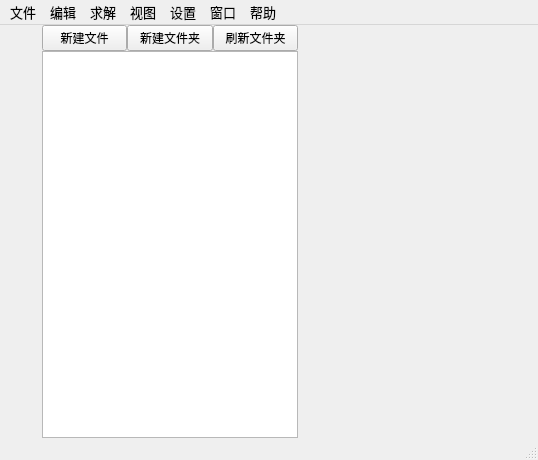
<?xml version="1.0" encoding="UTF-8"?>
<ui version="4.0">
 <class>MainWindow</class>
 <widget class="QMainWindow" name="MainWindow">
  <property name="geometry">
   <rect>
    <x>0</x>
    <y>0</y>
    <width>538</width>
    <height>460</height>
   </rect>
  </property>
  <property name="windowTitle">
   <string>MainWindow</string>
  </property>
  <property name="windowIcon">
   <iconset resource="Resources.qrc">
    <normaloff>:/window_icon/icons/Final.ico</normaloff>:/window_icon/icons/Final.ico</iconset>
  </property>
  <property name="documentMode">
   <bool>false</bool>
  </property>
  <widget class="QWidget" name="centralwidget">
   <property name="styleSheet">
    <string notr="true">QPushButton#edit_tab{
background-color: transparent;
border: 0px;
margin:5

}

QPushButton#folder_tab{
background-color: transparent;
border: 0px;
margin:5

}
 QPushButton#solve_tab{
background-color: transparent;
border: 0px;
margin:5

}
QPushButton#notes_tab{
background-color: transparent;
border: 0px;
margin:5

}
QPushButton#report_tab {
background-color: transparent;
border: 0px;
margin:5

}

/*
QPushButton#edit_tab:hover{
background-color: rgba(173, 173, 173, 50);
border: 0px;
margin:5

}
QPushButton#folder_tab:hover{
background-color: rgba(173, 173, 173, 50);
border: 0px;
margin:5
}
 QPushButton#solve_tab:hover{
background-color: rgba(173, 173, 173, 50);
border: 0px;
margin:5
}
QPushButton#notes_tab:hover{
background-color: rgba(173, 173, 173, 50);
border: 0px;
margin:5
}
QPushButton#report_tab:hover {
background-color: rgba(173, 173, 173, 50);
border: 0px;
margin:5
}
*/</string>
   </property>
   <layout class="QHBoxLayout" name="horizontalLayout" stretch="1,0,10000">
    <property name="spacing">
     <number>0</number>
    </property>
    <property name="leftMargin">
     <number>0</number>
    </property>
    <property name="topMargin">
     <number>0</number>
    </property>
    <property name="rightMargin">
     <number>0</number>
    </property>
    <property name="bottomMargin">
     <number>0</number>
    </property>
    <item>
     <layout class="QVBoxLayout" name="left_side_layout" stretch="0,0,0,0,0,0">
      <property name="spacing">
       <number>0</number>
      </property>
      <property name="sizeConstraint">
       <enum>QLayout::SetMinimumSize</enum>
      </property>
      <item>
       <widget class="QPushButton" name="folder_tab">
        <property name="sizePolicy">
         <sizepolicy hsizetype="Maximum" vsizetype="Maximum">
          <horstretch>0</horstretch>
          <verstretch>0</verstretch>
         </sizepolicy>
        </property>
        <property name="palette">
         <palette>
          <active>
           <colorrole role="Button">
            <brush brushstyle="SolidPattern">
             <color alpha="0">
              <red>0</red>
              <green>0</green>
              <blue>0</blue>
             </color>
            </brush>
           </colorrole>
           <colorrole role="Base">
            <brush brushstyle="SolidPattern">
             <color alpha="0">
              <red>0</red>
              <green>0</green>
              <blue>0</blue>
             </color>
            </brush>
           </colorrole>
           <colorrole role="Window">
            <brush brushstyle="SolidPattern">
             <color alpha="0">
              <red>0</red>
              <green>0</green>
              <blue>0</blue>
             </color>
            </brush>
           </colorrole>
          </active>
          <inactive>
           <colorrole role="Button">
            <brush brushstyle="SolidPattern">
             <color alpha="0">
              <red>0</red>
              <green>0</green>
              <blue>0</blue>
             </color>
            </brush>
           </colorrole>
           <colorrole role="Base">
            <brush brushstyle="SolidPattern">
             <color alpha="0">
              <red>0</red>
              <green>0</green>
              <blue>0</blue>
             </color>
            </brush>
           </colorrole>
           <colorrole role="Window">
            <brush brushstyle="SolidPattern">
             <color alpha="0">
              <red>0</red>
              <green>0</green>
              <blue>0</blue>
             </color>
            </brush>
           </colorrole>
          </inactive>
          <disabled>
           <colorrole role="Button">
            <brush brushstyle="SolidPattern">
             <color alpha="0">
              <red>0</red>
              <green>0</green>
              <blue>0</blue>
             </color>
            </brush>
           </colorrole>
           <colorrole role="Base">
            <brush brushstyle="SolidPattern">
             <color alpha="0">
              <red>0</red>
              <green>0</green>
              <blue>0</blue>
             </color>
            </brush>
           </colorrole>
           <colorrole role="Window">
            <brush brushstyle="SolidPattern">
             <color alpha="0">
              <red>0</red>
              <green>0</green>
              <blue>0</blue>
             </color>
            </brush>
           </colorrole>
          </disabled>
         </palette>
        </property>
        <property name="autoFillBackground">
         <bool>false</bool>
        </property>
        <property name="styleSheet">
         <string notr="true"/>
        </property>
        <property name="text">
         <string/>
        </property>
        <property name="icon">
         <iconset resource="Resources.qrc">
          <normaloff>:/tab_button/folder</normaloff>:/tab_button/folder</iconset>
        </property>
        <property name="iconSize">
         <size>
          <width>36</width>
          <height>36</height>
         </size>
        </property>
        <property name="checkable">
         <bool>true</bool>
        </property>
       </widget>
      </item>
      <item>
       <widget class="QPushButton" name="edit_tab">
        <property name="sizePolicy">
         <sizepolicy hsizetype="Maximum" vsizetype="Maximum">
          <horstretch>3</horstretch>
          <verstretch>0</verstretch>
         </sizepolicy>
        </property>
        <property name="styleSheet">
         <string notr="true"/>
        </property>
        <property name="text">
         <string/>
        </property>
        <property name="icon">
         <iconset resource="Resources.qrc">
          <normaloff>:/tab_button/edit</normaloff>:/tab_button/edit</iconset>
        </property>
        <property name="iconSize">
         <size>
          <width>36</width>
          <height>36</height>
         </size>
        </property>
        <property name="checkable">
         <bool>true</bool>
        </property>
       </widget>
      </item>
      <item>
       <widget class="QPushButton" name="solve_tab">
        <property name="sizePolicy">
         <sizepolicy hsizetype="Maximum" vsizetype="Maximum">
          <horstretch>0</horstretch>
          <verstretch>0</verstretch>
         </sizepolicy>
        </property>
        <property name="styleSheet">
         <string notr="true"/>
        </property>
        <property name="text">
         <string/>
        </property>
        <property name="icon">
         <iconset resource="Resources.qrc">
          <normaloff>:/tab_button/solve</normaloff>:/tab_button/solve</iconset>
        </property>
        <property name="iconSize">
         <size>
          <width>36</width>
          <height>36</height>
         </size>
        </property>
        <property name="checkable">
         <bool>true</bool>
        </property>
       </widget>
      </item>
      <item>
       <widget class="QPushButton" name="notes_tab">
        <property name="sizePolicy">
         <sizepolicy hsizetype="Maximum" vsizetype="Maximum">
          <horstretch>0</horstretch>
          <verstretch>0</verstretch>
         </sizepolicy>
        </property>
        <property name="styleSheet">
         <string notr="true"/>
        </property>
        <property name="text">
         <string/>
        </property>
        <property name="icon">
         <iconset resource="Resources.qrc">
          <normaloff>:/tab_button/note</normaloff>:/tab_button/note</iconset>
        </property>
        <property name="iconSize">
         <size>
          <width>36</width>
          <height>36</height>
         </size>
        </property>
        <property name="checkable">
         <bool>true</bool>
        </property>
       </widget>
      </item>
      <item>
       <widget class="QPushButton" name="report_tab">
        <property name="sizePolicy">
         <sizepolicy hsizetype="Maximum" vsizetype="Maximum">
          <horstretch>0</horstretch>
          <verstretch>0</verstretch>
         </sizepolicy>
        </property>
        <property name="styleSheet">
         <string notr="true"/>
        </property>
        <property name="text">
         <string/>
        </property>
        <property name="icon">
         <iconset resource="Resources.qrc">
          <normaloff>:/tab_button/report</normaloff>:/tab_button/report</iconset>
        </property>
        <property name="iconSize">
         <size>
          <width>36</width>
          <height>36</height>
         </size>
        </property>
        <property name="checkable">
         <bool>true</bool>
        </property>
       </widget>
      </item>
      <item>
       <widget class="QWidget" name="widget" native="true">
        <property name="sizePolicy">
         <sizepolicy hsizetype="Maximum" vsizetype="Minimum">
          <horstretch>0</horstretch>
          <verstretch>0</verstretch>
         </sizepolicy>
        </property>
       </widget>
      </item>
     </layout>
    </item>
    <item>
     <widget class="QStackedWidget" name="left_page">
      <property name="currentIndex">
       <number>0</number>
      </property>
      <widget class="QWidget" name="folder_page">
       <layout class="QHBoxLayout" name="horizontalLayout_4">
        <property name="spacing">
         <number>0</number>
        </property>
        <property name="leftMargin">
         <number>0</number>
        </property>
        <property name="topMargin">
         <number>0</number>
        </property>
        <property name="rightMargin">
         <number>0</number>
        </property>
        <property name="bottomMargin">
         <number>0</number>
        </property>
        <item>
         <layout class="QVBoxLayout" name="verticalLayout_4">
          <property name="spacing">
           <number>0</number>
          </property>
          <item>
           <layout class="QHBoxLayout" name="horizontalLayout_8">
            <property name="spacing">
             <number>0</number>
            </property>
            <property name="bottomMargin">
             <number>0</number>
            </property>
            <item>
             <widget class="QPushButton" name="add_file_button">
              <property name="text">
               <string>新建文件</string>
              </property>
             </widget>
            </item>
            <item>
             <widget class="QPushButton" name="add_folder_button">
              <property name="text">
               <string>新建文件夹</string>
              </property>
             </widget>
            </item>
            <item>
             <widget class="QPushButton" name="refresh_folder_button">
              <property name="text">
               <string>刷新文件夹</string>
              </property>
             </widget>
            </item>
           </layout>
          </item>
          <item>
           <widget class="QTreeView" name="folder_view"/>
          </item>
         </layout>
        </item>
       </layout>
      </widget>
      <widget class="QWidget" name="edit_page">
       <property name="sizePolicy">
        <sizepolicy hsizetype="Maximum" vsizetype="Preferred">
         <horstretch>0</horstretch>
         <verstretch>0</verstretch>
        </sizepolicy>
       </property>
       <property name="styleSheet">
        <string notr="true"/>
       </property>
       <layout class="QHBoxLayout" name="horizontalLayout_3">
        <property name="spacing">
         <number>0</number>
        </property>
        <property name="leftMargin">
         <number>0</number>
        </property>
        <property name="topMargin">
         <number>0</number>
        </property>
        <property name="rightMargin">
         <number>0</number>
        </property>
        <property name="bottomMargin">
         <number>0</number>
        </property>
        <item>
         <layout class="QVBoxLayout" name="verticalLayout">
          <item>
           <layout class="QHBoxLayout" name="edit_button_layout">
            <property name="spacing">
             <number>0</number>
            </property>
            <item>
             <widget class="QPushButton" name="choose_button">
              <property name="sizePolicy">
               <sizepolicy hsizetype="Maximum" vsizetype="Fixed">
                <horstretch>0</horstretch>
                <verstretch>0</verstretch>
               </sizepolicy>
              </property>
              <property name="text">
               <string/>
              </property>
              <property name="icon">
               <iconset resource="Resources.qrc">
                <normaloff>:/edit_button/choose_c</normaloff>:/edit_button/choose_c</iconset>
              </property>
              <property name="iconSize">
               <size>
                <width>24</width>
                <height>24</height>
               </size>
              </property>
              <property name="checkable">
               <bool>true</bool>
              </property>
              <property name="checked">
               <bool>true</bool>
              </property>
             </widget>
            </item>
            <item>
             <widget class="QPushButton" name="add_button">
              <property name="sizePolicy">
               <sizepolicy hsizetype="Maximum" vsizetype="Fixed">
                <horstretch>0</horstretch>
                <verstretch>0</verstretch>
               </sizepolicy>
              </property>
              <property name="text">
               <string/>
              </property>
              <property name="icon">
               <iconset resource="Resources.qrc">
                <normaloff>:/edit_button/add</normaloff>:/edit_button/add</iconset>
              </property>
              <property name="iconSize">
               <size>
                <width>24</width>
                <height>24</height>
               </size>
              </property>
              <property name="checkable">
               <bool>true</bool>
              </property>
             </widget>
            </item>
            <item>
             <widget class="QPushButton" name="rotate_button">
              <property name="sizePolicy">
               <sizepolicy hsizetype="Maximum" vsizetype="Fixed">
                <horstretch>0</horstretch>
                <verstretch>0</verstretch>
               </sizepolicy>
              </property>
              <property name="text">
               <string/>
              </property>
              <property name="icon">
               <iconset resource="Resources.qrc">
                <normaloff>:/edit_button/rotate</normaloff>:/edit_button/rotate</iconset>
              </property>
              <property name="iconSize">
               <size>
                <width>24</width>
                <height>24</height>
               </size>
              </property>
              <property name="checkable">
               <bool>true</bool>
              </property>
             </widget>
            </item>
            <item>
             <widget class="QPushButton" name="delete_button">
              <property name="sizePolicy">
               <sizepolicy hsizetype="Maximum" vsizetype="Fixed">
                <horstretch>0</horstretch>
                <verstretch>0</verstretch>
               </sizepolicy>
              </property>
              <property name="text">
               <string/>
              </property>
              <property name="icon">
               <iconset resource="Resources.qrc">
                <normaloff>:/edit_button/delete</normaloff>:/edit_button/delete</iconset>
              </property>
              <property name="iconSize">
               <size>
                <width>24</width>
                <height>24</height>
               </size>
              </property>
              <property name="checkable">
               <bool>true</bool>
              </property>
             </widget>
            </item>
            <item>
             <widget class="QPushButton" name="link_button">
              <property name="sizePolicy">
               <sizepolicy hsizetype="Maximum" vsizetype="Fixed">
                <horstretch>0</horstretch>
                <verstretch>0</verstretch>
               </sizepolicy>
              </property>
              <property name="text">
               <string/>
              </property>
              <property name="icon">
               <iconset resource="Resources.qrc">
                <normaloff>:/edit_button/link</normaloff>:/edit_button/link</iconset>
              </property>
              <property name="iconSize">
               <size>
                <width>24</width>
                <height>24</height>
               </size>
              </property>
              <property name="checkable">
               <bool>true</bool>
              </property>
             </widget>
            </item>
            <item>
             <widget class="QPushButton" name="unlink_button">
              <property name="sizePolicy">
               <sizepolicy hsizetype="Maximum" vsizetype="Fixed">
                <horstretch>0</horstretch>
                <verstretch>0</verstretch>
               </sizepolicy>
              </property>
              <property name="text">
               <string/>
              </property>
              <property name="icon">
               <iconset resource="Resources.qrc">
                <normaloff>:/edit_button/unlink</normaloff>:/edit_button/unlink</iconset>
              </property>
              <property name="iconSize">
               <size>
                <width>24</width>
                <height>24</height>
               </size>
              </property>
              <property name="checkable">
               <bool>true</bool>
              </property>
             </widget>
            </item>
            <item>
             <widget class="QWidget" name="widget_2" native="true"/>
            </item>
           </layout>
          </item>
          <item>
           <widget class="QScrollArea" name="scrollArea">
            <property name="widgetResizable">
             <bool>true</bool>
            </property>
            <widget class="QWidget" name="scrollAreaWidgetContents">
             <property name="geometry">
              <rect>
               <x>0</x>
               <y>0</y>
               <width>254</width>
               <height>373</height>
              </rect>
             </property>
             <property name="styleSheet">
              <string notr="true">QPushButton{
	Text-align:left	
}

QPushButton:checked{
	Text-align:left	
	background:white
}</string>
             </property>
             <layout class="QVBoxLayout" name="verticalLayout_6">
              <property name="spacing">
               <number>0</number>
              </property>
              <property name="leftMargin">
               <number>0</number>
              </property>
              <property name="topMargin">
               <number>0</number>
              </property>
              <property name="rightMargin">
               <number>0</number>
              </property>
              <property name="bottomMargin">
               <number>0</number>
              </property>
              <item>
               <widget class="QPushButton" name="choose_node">
                <property name="sizePolicy">
                 <sizepolicy hsizetype="Minimum" vsizetype="Maximum">
                  <horstretch>0</horstretch>
                  <verstretch>0</verstretch>
                 </sizepolicy>
                </property>
                <property name="font">
                 <font>
                  <pointsize>12</pointsize>
                 </font>
                </property>
                <property name="text">
                 <string>结点</string>
                </property>
                <property name="icon">
                 <iconset resource="Resources.qrc">
                  <normaloff>:/elems/icons/Node.png</normaloff>:/elems/icons/Node.png</iconset>
                </property>
                <property name="iconSize">
                 <size>
                  <width>32</width>
                  <height>32</height>
                 </size>
                </property>
                <property name="checkable">
                 <bool>true</bool>
                </property>
                <property name="checked">
                 <bool>true</bool>
                </property>
               </widget>
              </item>
              <item>
               <widget class="QPushButton" name="choose_resistor">
                <property name="sizePolicy">
                 <sizepolicy hsizetype="Minimum" vsizetype="Maximum">
                  <horstretch>0</horstretch>
                  <verstretch>0</verstretch>
                 </sizepolicy>
                </property>
                <property name="font">
                 <font>
                  <pointsize>12</pointsize>
                 </font>
                </property>
                <property name="text">
                 <string>电阻</string>
                </property>
                <property name="icon">
                 <iconset resource="Resources.qrc">
                  <normaloff>:/elems/icons/Resistance.png</normaloff>:/elems/icons/Resistance.png</iconset>
                </property>
                <property name="iconSize">
                 <size>
                  <width>32</width>
                  <height>32</height>
                 </size>
                </property>
                <property name="checkable">
                 <bool>true</bool>
                </property>
               </widget>
              </item>
              <item>
               <widget class="QPushButton" name="choose_capacitor">
                <property name="sizePolicy">
                 <sizepolicy hsizetype="Minimum" vsizetype="Maximum">
                  <horstretch>0</horstretch>
                  <verstretch>0</verstretch>
                 </sizepolicy>
                </property>
                <property name="font">
                 <font>
                  <pointsize>12</pointsize>
                 </font>
                </property>
                <property name="text">
                 <string>电容</string>
                </property>
                <property name="icon">
                 <iconset resource="Resources.qrc">
                  <normaloff>:/elems/icons/Capacity.png</normaloff>:/elems/icons/Capacity.png</iconset>
                </property>
                <property name="iconSize">
                 <size>
                  <width>32</width>
                  <height>32</height>
                 </size>
                </property>
                <property name="checkable">
                 <bool>true</bool>
                </property>
               </widget>
              </item>
              <item>
               <widget class="QPushButton" name="choose_intuctor">
                <property name="sizePolicy">
                 <sizepolicy hsizetype="Minimum" vsizetype="Maximum">
                  <horstretch>0</horstretch>
                  <verstretch>0</verstretch>
                 </sizepolicy>
                </property>
                <property name="font">
                 <font>
                  <pointsize>12</pointsize>
                 </font>
                </property>
                <property name="text">
                 <string>电感</string>
                </property>
                <property name="icon">
                 <iconset resource="Resources.qrc">
                  <normaloff>:/elems/icons/Resistance.png</normaloff>:/elems/icons/Resistance.png</iconset>
                </property>
                <property name="iconSize">
                 <size>
                  <width>32</width>
                  <height>32</height>
                 </size>
                </property>
                <property name="checkable">
                 <bool>true</bool>
                </property>
               </widget>
              </item>
              <item>
               <widget class="QPushButton" name="choose_vs">
                <property name="sizePolicy">
                 <sizepolicy hsizetype="Minimum" vsizetype="Maximum">
                  <horstretch>0</horstretch>
                  <verstretch>0</verstretch>
                 </sizepolicy>
                </property>
                <property name="font">
                 <font>
                  <pointsize>12</pointsize>
                 </font>
                </property>
                <property name="text">
                 <string>电压源</string>
                </property>
                <property name="icon">
                 <iconset resource="Resources.qrc">
                  <normaloff>:/elems/icons/VoltageSource.png</normaloff>:/elems/icons/VoltageSource.png</iconset>
                </property>
                <property name="iconSize">
                 <size>
                  <width>32</width>
                  <height>32</height>
                 </size>
                </property>
                <property name="checkable">
                 <bool>true</bool>
                </property>
               </widget>
              </item>
              <item>
               <widget class="QPushButton" name="choose_cvs">
                <property name="sizePolicy">
                 <sizepolicy hsizetype="Minimum" vsizetype="Maximum">
                  <horstretch>0</horstretch>
                  <verstretch>0</verstretch>
                 </sizepolicy>
                </property>
                <property name="font">
                 <font>
                  <pointsize>12</pointsize>
                 </font>
                </property>
                <property name="text">
                 <string>电压源</string>
                </property>
                <property name="icon">
                 <iconset resource="Resources.qrc">
                  <normaloff>:/elems/icons/CVoltageSource.png</normaloff>:/elems/icons/CVoltageSource.png</iconset>
                </property>
                <property name="iconSize">
                 <size>
                  <width>32</width>
                  <height>32</height>
                 </size>
                </property>
                <property name="checkable">
                 <bool>true</bool>
                </property>
               </widget>
              </item>
              <item>
               <widget class="QPushButton" name="choose_cs">
                <property name="sizePolicy">
                 <sizepolicy hsizetype="Minimum" vsizetype="Maximum">
                  <horstretch>0</horstretch>
                  <verstretch>0</verstretch>
                 </sizepolicy>
                </property>
                <property name="font">
                 <font>
                  <pointsize>12</pointsize>
                 </font>
                </property>
                <property name="text">
                 <string>电流源</string>
                </property>
                <property name="icon">
                 <iconset resource="Resources.qrc">
                  <normaloff>:/elems/icons/CurrentSource.png</normaloff>:/elems/icons/CurrentSource.png</iconset>
                </property>
                <property name="iconSize">
                 <size>
                  <width>32</width>
                  <height>32</height>
                 </size>
                </property>
                <property name="checkable">
                 <bool>true</bool>
                </property>
               </widget>
              </item>
              <item>
               <widget class="QPushButton" name="choose_ccs">
                <property name="sizePolicy">
                 <sizepolicy hsizetype="Minimum" vsizetype="Maximum">
                  <horstretch>0</horstretch>
                  <verstretch>0</verstretch>
                 </sizepolicy>
                </property>
                <property name="font">
                 <font>
                  <pointsize>12</pointsize>
                 </font>
                </property>
                <property name="text">
                 <string>电流源</string>
                </property>
                <property name="icon">
                 <iconset resource="Resources.qrc">
                  <normaloff>:/elems/icons/CCurrentSource.png</normaloff>:/elems/icons/CCurrentSource.png</iconset>
                </property>
                <property name="iconSize">
                 <size>
                  <width>32</width>
                  <height>32</height>
                 </size>
                </property>
                <property name="checkable">
                 <bool>true</bool>
                </property>
               </widget>
              </item>
              <item>
               <widget class="QWidget" name="widget_3" native="true"/>
              </item>
             </layout>
            </widget>
           </widget>
          </item>
         </layout>
        </item>
       </layout>
      </widget>
      <widget class="QWidget" name="solve_page">
       <layout class="QHBoxLayout" name="horizontalLayout_7">
        <property name="spacing">
         <number>0</number>
        </property>
        <property name="leftMargin">
         <number>0</number>
        </property>
        <property name="topMargin">
         <number>0</number>
        </property>
        <property name="rightMargin">
         <number>0</number>
        </property>
        <property name="bottomMargin">
         <number>0</number>
        </property>
        <item>
         <layout class="QVBoxLayout" name="verticalLayout_2" stretch="0,10,10">
          <item>
           <layout class="QHBoxLayout" name="horizontalLayout_2" stretch="0,6">
            <item>
             <widget class="QPushButton" name="solve_button">
              <property name="text">
               <string/>
              </property>
              <property name="icon">
               <iconset resource="Resources.qrc">
                <normaloff>:/page_button/icons/debug.png</normaloff>:/page_button/icons/debug.png</iconset>
              </property>
             </widget>
            </item>
            <item>
             <widget class="QComboBox" name="solve_mode_combo"/>
            </item>
           </layout>
          </item>
          <item>
           <widget class="QLCDNumber" name="solve_timer">
            <property name="sizePolicy">
             <sizepolicy hsizetype="Minimum" vsizetype="Maximum">
              <horstretch>0</horstretch>
              <verstretch>0</verstretch>
             </sizepolicy>
            </property>
            <property name="smallDecimalPoint">
             <bool>false</bool>
            </property>
           </widget>
          </item>
          <item>
           <widget class="QWidget" name="widget_4" native="true"/>
          </item>
         </layout>
        </item>
       </layout>
      </widget>
      <widget class="QWidget" name="notes_page">
       <layout class="QHBoxLayout" name="horizontalLayout_5">
        <property name="spacing">
         <number>0</number>
        </property>
        <property name="leftMargin">
         <number>0</number>
        </property>
        <property name="topMargin">
         <number>0</number>
        </property>
        <property name="rightMargin">
         <number>0</number>
        </property>
        <property name="bottomMargin">
         <number>0</number>
        </property>
        <item>
         <layout class="QVBoxLayout" name="verticalLayout_3">
          <item>
           <widget class="QTextEdit" name="textEdit">
            <property name="font">
             <font>
              <pointsize>11</pointsize>
             </font>
            </property>
           </widget>
          </item>
         </layout>
        </item>
       </layout>
      </widget>
      <widget class="QWidget" name="report_page">
       <layout class="QHBoxLayout" name="horizontalLayout_6">
        <property name="spacing">
         <number>0</number>
        </property>
        <property name="leftMargin">
         <number>0</number>
        </property>
        <property name="topMargin">
         <number>0</number>
        </property>
        <property name="rightMargin">
         <number>0</number>
        </property>
        <property name="bottomMargin">
         <number>0</number>
        </property>
        <item>
         <layout class="QVBoxLayout" name="verticalLayout_5">
          <item>
           <widget class="QTextBrowser" name="textBrowser">
            <property name="font">
             <font>
              <pointsize>11</pointsize>
             </font>
            </property>
           </widget>
          </item>
         </layout>
        </item>
       </layout>
      </widget>
     </widget>
    </item>
    <item>
     <widget class="ECIBoard" name="board" native="true">
      <property name="sizePolicy">
       <sizepolicy hsizetype="Minimum" vsizetype="Preferred">
        <horstretch>0</horstretch>
        <verstretch>0</verstretch>
       </sizepolicy>
      </property>
      <property name="styleSheet">
       <string notr="true"/>
      </property>
     </widget>
    </item>
   </layout>
  </widget>
  <widget class="QMenuBar" name="menubar">
   <property name="geometry">
    <rect>
     <x>0</x>
     <y>0</y>
     <width>538</width>
     <height>23</height>
    </rect>
   </property>
   <property name="font">
    <font>
     <family>Microsoft YaHei UI</family>
     <pointsize>10</pointsize>
     <bold>false</bold>
    </font>
   </property>
   <widget class="QMenu" name="file_menu">
    <property name="title">
     <string>文件</string>
    </property>
    <addaction name="act_save"/>
    <addaction name="act_saveas"/>
    <addaction name="act_open_file"/>
    <addaction name="act_open_folder"/>
    <addaction name="separator"/>
    <addaction name="act_close_folder"/>
   </widget>
   <widget class="QMenu" name="edit_menu">
    <property name="title">
     <string>求解</string>
    </property>
   </widget>
   <widget class="QMenu" name="solve_menu">
    <property name="title">
     <string>编辑</string>
    </property>
   </widget>
   <widget class="QMenu" name="sight_menu">
    <property name="title">
     <string>视图</string>
    </property>
   </widget>
   <widget class="QMenu" name="setting_menu">
    <property name="title">
     <string>帮助</string>
    </property>
   </widget>
   <widget class="QMenu" name="window_menu">
    <property name="title">
     <string>设置</string>
    </property>
   </widget>
   <widget class="QMenu" name="help_menu">
    <property name="title">
     <string>窗口</string>
    </property>
   </widget>
   <addaction name="file_menu"/>
   <addaction name="solve_menu"/>
   <addaction name="edit_menu"/>
   <addaction name="sight_menu"/>
   <addaction name="window_menu"/>
   <addaction name="help_menu"/>
   <addaction name="setting_menu"/>
  </widget>
  <widget class="QStatusBar" name="statusbar"/>
  <action name="act_save">
   <property name="text">
    <string>保存</string>
   </property>
   <property name="toolTip">
    <string>保存文件</string>
   </property>
   <property name="shortcut">
    <string>Ctrl+S</string>
   </property>
  </action>
  <action name="act_saveas">
   <property name="text">
    <string>另存为</string>
   </property>
   <property name="toolTip">
    <string>另存为</string>
   </property>
  </action>
  <action name="act_open_file">
   <property name="text">
    <string>打开文件</string>
   </property>
   <property name="toolTip">
    <string>打开文件</string>
   </property>
   <property name="shortcut">
    <string>Ctrl+F</string>
   </property>
  </action>
  <action name="act_open_folder">
   <property name="text">
    <string>打开文件夹</string>
   </property>
   <property name="toolTip">
    <string>打开文件夹</string>
   </property>
  </action>
  <action name="act_close_folder">
   <property name="text">
    <string>关闭文件夹</string>
   </property>
   <property name="toolTip">
    <string>关闭文件夹</string>
   </property>
  </action>
 </widget>
 <customwidgets>
  <customwidget>
   <class>ECIBoard</class>
   <extends>QWidget</extends>
   <header>circuit_board.circuit_board</header>
   <container>1</container>
  </customwidget>
 </customwidgets>
 <resources>
  <include location="Resources.qrc"/>
 </resources>
 <connections/>
 <slots>
  <signal>signal1()</signal>
 </slots>
</ui>
